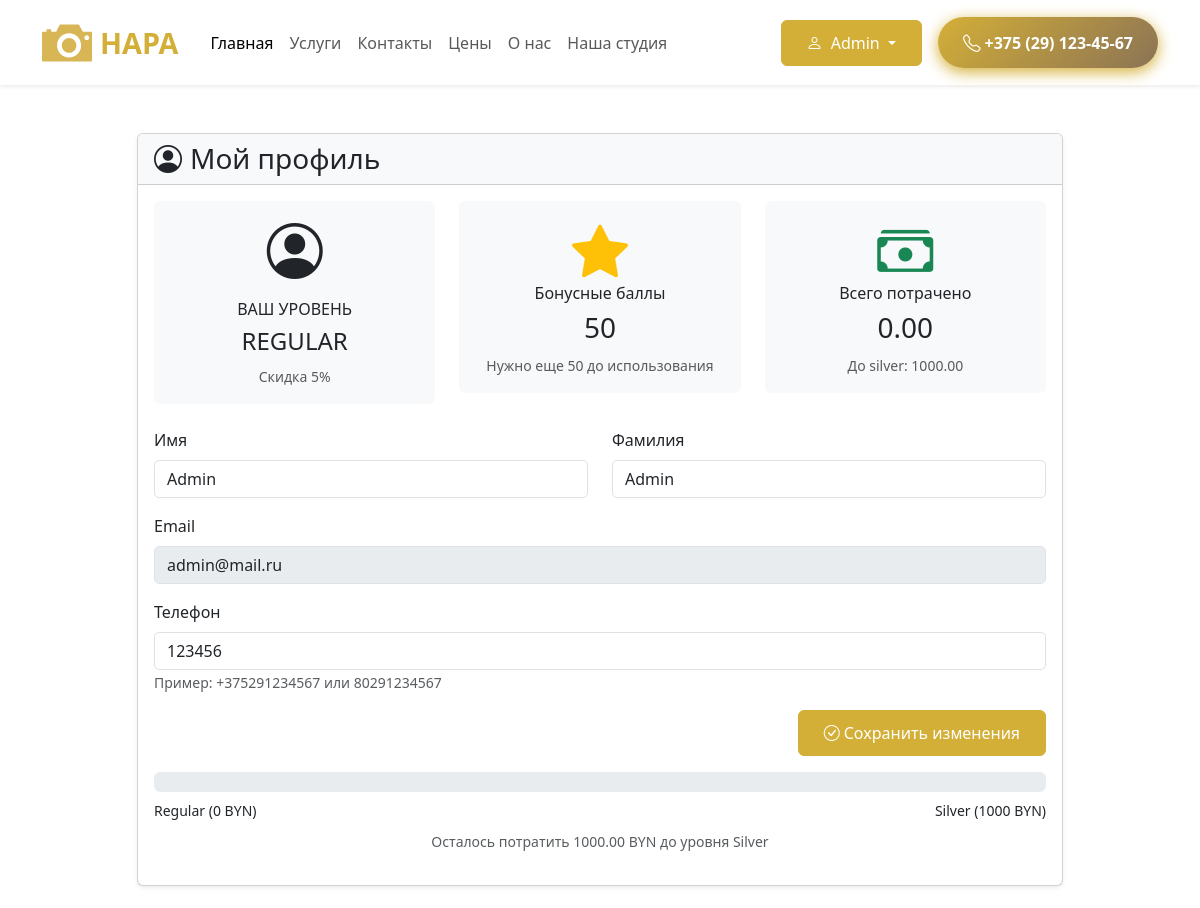
The app's page /profile (signed in, upper part), older data.
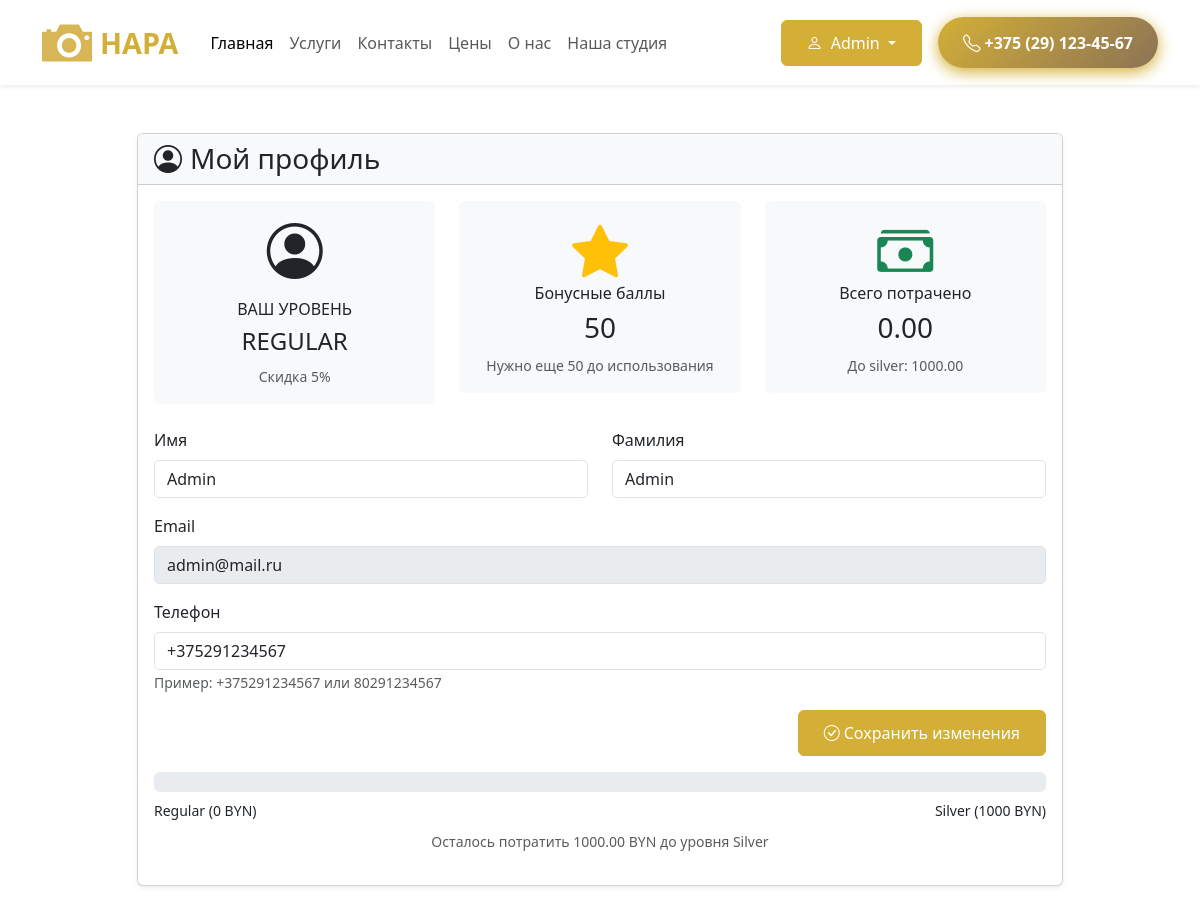
The same page, newer data.
### models.py (models this page shows, shortened)
class User(UserMixin, db.Model):
    __tablename__ = 'users'
    id = db.Column(db.Integer, primary_key=True)
    username = db.Column(db.String(64))
    email = db.Column(db.String(120), unique=True, nullable=False)
    password_hash = db.Column(db.String(256))
    first_name = db.Column(db.String(64))
    last_name = db.Column(db.String(64))
    phone = db.Column(db.String(20))
    created_at = db.Column(db.DateTime, default=datetime.now)
    is_active = db.Column(db.Boolean, default=True)
    is_admin = db.Column(db.Boolean, default=False)
    loyalty_points = db.Column(db.Integer, default=0)
    total_spent = db.Column(db.Float, default=0.0)
    loyalty_level = db.Column(db.String(20), default='regular')  # regular, silver, gold
    def get_discount_percent(self):
        if self.loyalty_level == 'gold':
            return 15
        elif self.loyalty_level == 'silver':
            return 10
        elif self.loyalty_level == 'regular':
            return 5  # минимальная скидка для всех
        return 0
    def can_use_points(self):
        return self.loyalty_points >= 100  # можно использовать от 100 баллов

### app.py (the view, shortened to what this page needs)
@app.route("/profile", methods=["GET", "POST"])
@login_required
def profile():
    orders = (
        Order.query.filter_by(user_id=current_user.id)
        .order_by(Order.created_at.desc())
        .all()
    )
    return render_template("profile.html", orders=orders)

### app.py (called while the page is built)
@login_manager.user_loader
def load_user(user_id):
    return User.query.get(int(user_id))

@app.context_processor
def utility_processor():
    return {'datetime': datetime}

### templates/profile.html (shortened to what the changed rows need)
{% extends 'base.html' %} {% block title %} Профиль {% endblock %} {% block main
%}
<section class="py-5">
  <div class="container">
    <div class="row justify-content-center">
      <div class="col-lg-10">
        <div class="card shadow-sm">
          <div class="card-body">
            <div class="row mb-4">
              <div class="col-md-4">
                <div class="card border-0 bg-light">
                  <div class="card-body text-center">
                    <div class="d-flex justify-content-center mb-3">
                      {% if current_user.loyalty_level == 'gold' %}
                      <i class="bi bi-trophy-fill display-4 text-warning"></i>
                      {% elif current_user.loyalty_level == 'silver' %}
                      <i class="bi bi-trophy-fill display-4 text-secondary"></i>
                      {% else %}
                      <i class="bi bi-person-circle display-4 text-dark"></i>
                      {% endif %}
                    </div>
                    <h6 class="text-uppercase">Ваш уровень</h6>
                    <h4
                      class="mb-2 {% if current_user.loyalty_level == 'gold' %}text-warning {% elif current_user.loyalty_level == 'silver' %}text-secondary {% else %}text-dark{% endif %}"
                    >
                      {{ current_user.loyalty_level|upper }}
                    </h4>
                    <small class="text-muted"
                      >Скидка {{ current_user.get_discount_percent() }}%</small
                    >
                  </div>
                </div>
              </div>
              <div class="col-md-4">
                <div class="card border-0 bg-light">
                  <div class="card-body text-center">
                    <i class="bi bi-star-fill display-4 text-warning mb-3"></i>
                    <h6>Бонусные баллы</h6>
                    <h3 class="mb-2">{{ current_user.loyalty_points }}</h3>
                    <small class="text-muted">
                      {% if current_user.can_use_points() %}
                      <span class="text-success">✓ Можно использовать</span>
                      {% else %} Нужно еще {{ 100 - current_user.loyalty_points
                      }} до использования {% endif %}
                    </small>
                  </div>
                </div>
              </div>
              <div class="col-md-4">
                <div class="card border-0 bg-light">
                  <div class="card-body text-center">
                    <i class="bi bi-cash-stack display-4 text-success mb-3"></i>
                    <h6>Всего потрачено</h6>
                    <h3 class="mb-2">
                      {{ "%.2f"|format(current_user.total_spent) }}
                    </h3>
                    <small class="text-muted">
                      {% if current_user.loyalty_level == 'regular' %} До
                      silver: {{ "%.2f"|format(1000 - current_user.total_spent)
                      }} {% elif current_user.loyalty_level == 'silver' %} До
                      gold: {{ "%.2f"|format(5000 - current_user.total_spent) }}
                      {% else %} Вы на максимальном уровне! {% endif %}
                    </small>
                  </div>
                </div>
              </div>
            </div>
            <div class="row">
              <div class="col-md-12">
                <form method="post" id="profileForm" novalidate>
                  <div class="row mb-3">
                    <div class="col-md-6">
                      <label for="first_name" class="form-label">Имя</label>
                      <input
                        type="text"
                        class="form-control"
                        id="first_name"
                        name="first_name"
                        value="{{ current_user.first_name or '' }}"
                        minlength="2"
                        maxlength="50"
                      />
                    </div>
                    <div class="col-md-6">
                      <label for="last_name" class="form-label">Фамилия</label>
                      <input
                        type="text"
                        class="form-control"
                        id="last_name"
                        name="last_name"
                        value="{{ current_user.last_name or '' }}"
                        minlength="2"
                        maxlength="50"
                      />
                    </div>
                  </div>
                  <div class="mb-3">
                    <label for="email" class="form-label">Email</label>
                    <input
                      type="email"
                      class="form-control"
                      id="email"
                      value="{{ current_user.email }}"
                      disabled
                    />
                  </div>
                  <div class="mb-3">
                    <label for="phone" class="form-label">Телефон</label>
                    <input
                      type="tel"
                      class="form-control"
                      id="phone"
                      name="phone"
                      value="{{ current_user.phone or '' }}"
                      placeholder="+375 (XX) XXX-XX-XX"
                      pattern="(\+375|80)(29|33|44|25|17)\d{7}"
                    />
                    <small class="text-muted">Пример: +375291234567 или 80291234567</small>
                  </div>
                </form>
                <div class="my-3">
                  {% if current_user.loyalty_level == 'regular' %}
        <div class="progress mb-2" style="height: 20px;">
        </div>
        <div class="d-flex justify-content-between small">
            <span>Regular (0 BYN)</span>
            <span>Silver (1000 BYN)</span>
        </div>
        <p class="text-center mt-2">
            <small class="text-muted">
                Осталось потратить {{ "%.2f"|format(1000 - current_user.total_spent) }} BYN до уровня Silver
            </small>
        </p>
        {% else %}
        <div class="text-center py-3">
            <i class="bi bi-trophy-fill display-4 text-warning mb-2"></i>
            <h5>Вы достигли максимального уровня!</h5>
            <p class="text-muted mb-0">Поздравляем! Вы получаете максимальную скидку 15%</p>
        </div>
        {% endif %}
                </div>
              </div>
            </div>
          </div>
        </div>
      </div>
    </div>
  </div>
</section>
{% endblock %}

### templates/base.html (shortened to what this page needs)
<!doctype html>
<html lang="ru">
  <head>
    <link
      rel="stylesheet"
      href="{{ url_for('static', filename='css/bootstrap.min.css') }}"
    />
    <link
      rel="stylesheet"
      href="{{ url_for('static', filename='css/bootstrap-icons.css') }}"
    />
    <link
      rel="stylesheet"
      href="{{ url_for('static', filename='css/style.css') }}"
    />
  </head>
  <body>
    <nav
      class="navbar navbar-expand-lg navbar-light bg-white sticky-top shadow-sm"
    >
      <div class="container">
        <a
          class="navbar-brand d-flex justify-content-between align-items-center"
          href="{{ url_for('index') }}"
        >
          <img
            src="{{ url_for('static', filename='images/icon.svg') }}"
            alt="Иконка камеры"
            width="50"
            height="50"
            class="icon-custom"
          />
          <span class="m-2">НАРА</span>
        </a>
        <div class="collapse navbar-collapse" id="navbarNav">
          <ul class="navbar-nav me-auto">
            <li class="nav-item">
              <a class="nav-link active" href="{{ url_for('index') }}"
                >Главная</a
              >
            </li>
            <li class="nav-item">
              <a class="nav-link" href="{{ url_for('index') }}#services"
                >Услуги</a
              >
            </li>
            <li class="nav-item">
              <a class="nav-link" href="{{ url_for('index') }}#contact"
                >Контакты</a
              >
            </li>
            <li class="nav-item">
              <a class="nav-link" href="{{ url_for('price') }}">Цены</a>
            </li>
            <li class="nav-item">
              <a class="nav-link" href="{{ url_for('about') }}">О нас</a>
            </li>
            <li class="nav-item">
              <a class="nav-link" href="{{ url_for('studio') }}">Наша студия</a>
            </li>
          </ul>
          <div class="d-flex align-items-center">
            {% if current_user.is_authenticated %}
            <div class="dropdown mx-3">
              <button
                class="btn btn-primary-custom dropdown-toggle"
                type="button"
                data-bs-toggle="dropdown"
              >
                <i class="bi bi-person me-1"></i>
                {% if current_user.first_name %} {{ current_user.first_name }}
                {% else %} {{ current_user.username }} {% endif %}
              </button>
            </div>
            {% endif %}
            <a href="tel:+375291234567" class="btn btn-phone ">
              <i class="bi bi-telephone me-1"></i>+375 (29) 123-45-67
            </a>
          </div>
        </div>
      </div>
    </nav>
  {% block main %}{% endblock %}
  </body>
</html>

Row changes from the older to the newer data that the page shows:
changed User "REGULAR": phone "123456" → "+375291234567"
